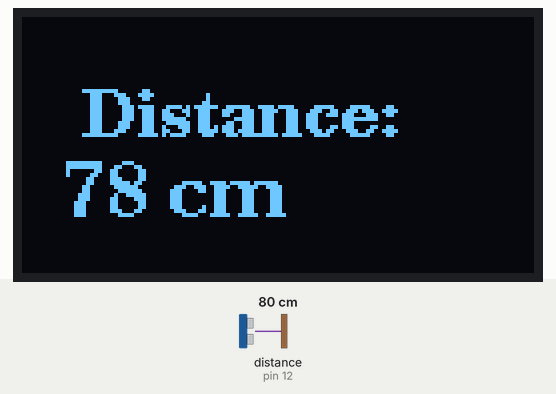
Recording of a sketch running on a simulated Arduino Uno, built with avr-gcc and run on an emulated ATmega328P. On the bench: 128×64 one-colour display. Wiring (inferred from the names in the program): ultrasonic range finder: trigger pin 10; echo pin 12. The inputs (shaded band) are chosen by the test bench; at power-on: distance to the obstacle (sensor on pin 12) 80 cm. The echo pulse lasts 58.3 µs per cm; what the sketch prints to the serial monitor is not drawn.

Above: at 3.2 s.
3.3 s: distance to the obstacle (sensor on pin 12) set to 250 cm
At 4.5 s:
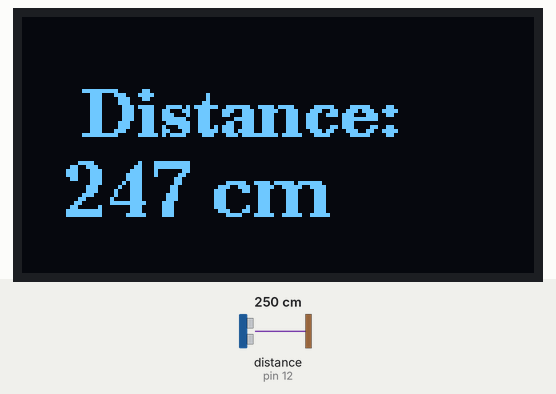
5.7 s: distance to the obstacle (sensor on pin 12) set to 2 cm
At 7.2 s:
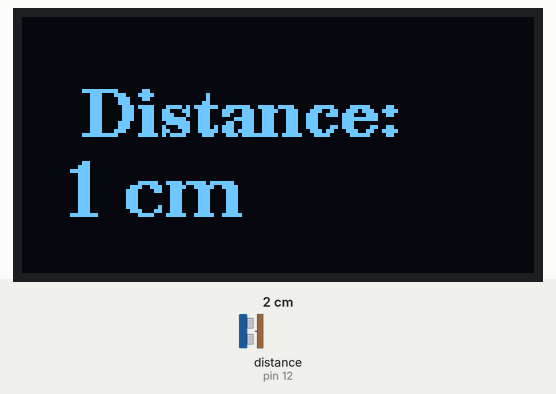
7.9 s: distance to the obstacle (sensor on pin 12) set to 4 cm
At 9.1 s:
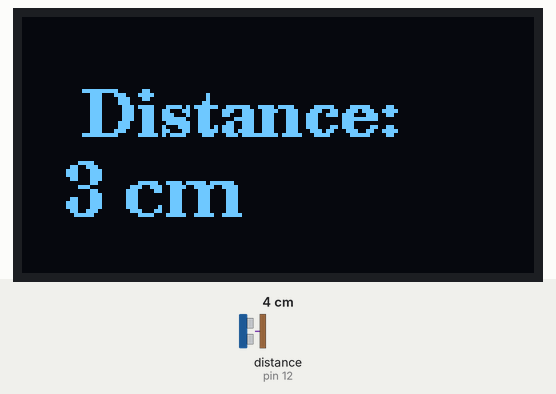
Timing chart, 0 to 10.9 s (numbered marks = the images above; inputs shaded):
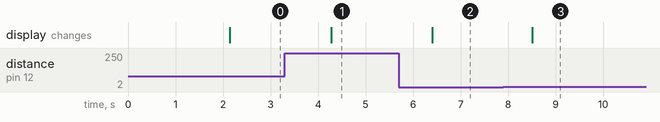

The sketch:

Experiment_no_4.ino
```cpp
#include <Wire.h>
#include <U8g2lib.h>

// Define Trigger and Echo pins for distance measurement
const int TriggerPin = 10;
const int EchoPin = 12;
long Duration;

// Initialize OLED Display
U8G2_SSD1306_128X64_NONAME_F_SW_I2C u8g2(U8G2_R0, SCL, SDA, U8X8_PIN_NONE);

void setup() {
  pinMode(TriggerPin, OUTPUT);
  pinMode(EchoPin, INPUT);
  Serial.begin(9600); // Baud rate

  u8g2.begin();
  u8g2.clearBuffer();
  u8g2.setFont(u8g2_font_ncenB10_tr); // Medium size font
  u8g2.drawStr(10, 30, "Hello Kids!"); // Change this text easily
  u8g2.sendBuffer();
  delay(2000);
}

void loop() {
  // Measure distance
  digitalWrite(TriggerPin, LOW);
  delayMicroseconds(2);
  digitalWrite(TriggerPin, HIGH);
  delayMicroseconds(10);
  digitalWrite(TriggerPin, LOW);
  Duration = pulseIn(EchoPin, HIGH);
  long Distance_cm = (Duration * 0.034) / 2;

  // Clear screen
  u8g2.clearBuffer();

  // Show "Distance:" text
  u8g2.setFont(u8g2_font_ncenB12_tr);
  u8g2.drawStr(15, 30, "Distance:");

  // Show actual distance value
  u8g2.setFont(u8g2_font_ncenB14_tr); // Bigger font for number
  char buffer[10];
  sprintf(buffer, "%ld cm", Distance_cm);
  u8g2.drawStr(10, 50, buffer); // Change position easily

  // Update OLED screen
  u8g2.sendBuffer();

  // Show distance in Serial Monitor
  Serial.print("Distance: ");
  Serial.print(Distance_cm);
  Serial.println(" cm");

  delay(1000); // Wait 1 second
}


// #include <Wire.h>
// #include <U8g2lib.h>

// const int TriggerPin = 10;  // Updated Trigger Pin
// const int EchoPin = 12;     // Updated Echo Pin
// long Duration;

// // Initialize OLED Display (Change if using different hardware)
// U8G2_SSD1306_128X64_NONAME_F_SW_I2C u8g2(U8G2_R0, /* clock=*/ SCL, /* data=*/ SDA, /* reset=*/ U8X8_PIN_NONE);

// void setup() {
//   pinMode(TriggerPin, OUTPUT);
//   pinMode(EchoPin, INPUT);
//   Serial.begin(9600); // Baud rate

//   u8g2.begin();
//   u8g2.clearBuffer();
//   u8g2.setFont(u8g2_font_ncenB08_tr);  // Set font
//   u8g2.drawStr(20, 20, "Distance Meter");
//   u8g2.sendBuffer();
//   delay(3000);
// }

// void loop() {
//   digitalWrite(TriggerPin, LOW);
//   delayMicroseconds(2);
//   digitalWrite(TriggerPin, HIGH);
//   delayMicroseconds(10);
//   digitalWrite(TriggerPin, LOW);

//   Duration = pulseIn(EchoPin, HIGH);
//   long Distance_cm = Distance(Duration);

//   u8g2.clearBuffer();
//   u8g2.setFont(u8g2_font_ncenB08_tr);

//   if (Distance_cm > 500) {  // If distance exceeds 500cm
//     u8g2.drawStr(30, 20, "Target:");
//     u8g2.drawStr(15, 40, "Out of Range!");
//   } else {
//     char buffer[20];
//     sprintf(buffer, "Distance: %ld cm", Distance_cm);
//     u8g2.drawStr(30, 20, "Target:");
//     u8g2.drawStr(10, 40, buffer);  // Displays formatted distance
//   }

//   u8g2.sendBuffer();
//   Serial.print("Distance: ");
//   Serial.print(Distance_cm);
//   Serial.println(" cm");

//   delay(1000); // Delay between readings
// }

// long Distance(long time) {
//   return (time * 0.034) / 2;
// }
```

Measured:
- after the input at 3.3 s, the display: changes after 0.97 s (image 1)
- after the input at 5.7 s, the display: changes after 0.70 s (image 2)
- after the input at 7.9 s, the display: changes after 0.61 s (image 3)
